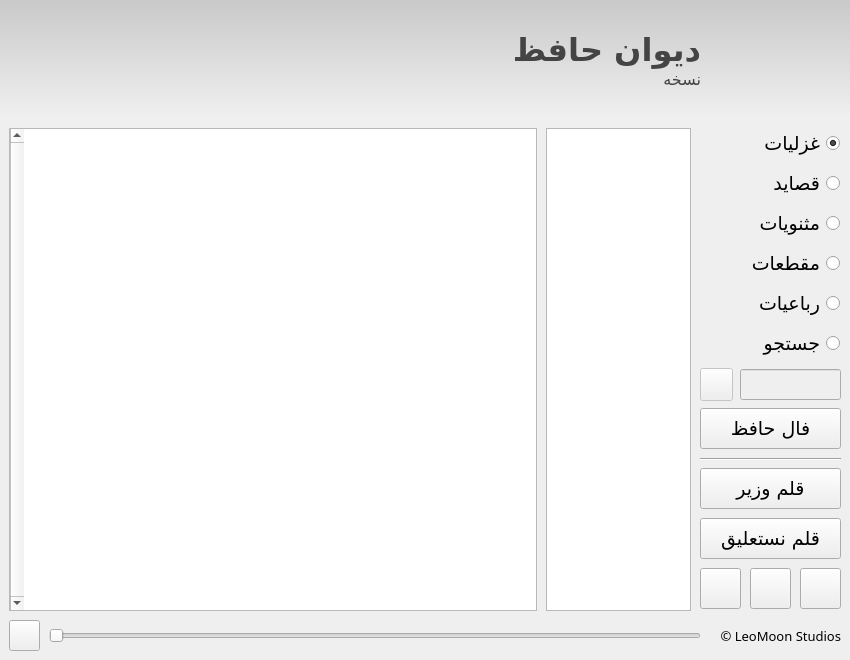
<?xml version="1.0" encoding="UTF-8"?>
<ui version="4.0">
 <class>main</class>
 <widget class="QMainWindow" name="main">
  <property name="geometry">
   <rect>
    <x>0</x>
    <y>0</y>
    <width>850</width>
    <height>660</height>
   </rect>
  </property>
  <property name="minimumSize">
   <size>
    <width>850</width>
    <height>660</height>
   </size>
  </property>
  <property name="windowTitle">
   <string>MainWindow</string>
  </property>
  <property name="windowIcon">
   <iconset resource="resources.qrc">
    <normaloff>:/res/icons/main.svg</normaloff>:/res/icons/main.svg</iconset>
  </property>
  <property name="layoutDirection">
   <enum>Qt::RightToLeft</enum>
  </property>
  <property name="styleSheet">
   <string notr="true">QFrame#banner {background-color: qlineargradient(x1:0 y1:0, x2:0 y2:1, stop:0 #c9c9c9, stop:1 #F0F0F0); border-radius: 0px;}
QLabel#titleLbl {color: rgb(68,68,68);}
QLabel#verLbl {color: rgb(68,68,68);}</string>
  </property>
  <widget class="QWidget" name="centralwidget">
   <layout class="QVBoxLayout" name="verticalLayout_3">
    <property name="spacing">
     <number>0</number>
    </property>
    <property name="leftMargin">
     <number>0</number>
    </property>
    <property name="topMargin">
     <number>0</number>
    </property>
    <property name="rightMargin">
     <number>0</number>
    </property>
    <property name="bottomMargin">
     <number>0</number>
    </property>
    <item>
     <widget class="QFrame" name="banner">
      <property name="minimumSize">
       <size>
        <width>0</width>
        <height>119</height>
       </size>
      </property>
      <property name="maximumSize">
       <size>
        <width>16777215</width>
        <height>119</height>
       </size>
      </property>
      <property name="sizeIncrement">
       <size>
        <width>0</width>
        <height>0</height>
       </size>
      </property>
      <property name="frameShape">
       <enum>QFrame::NoFrame</enum>
      </property>
      <property name="frameShadow">
       <enum>QFrame::Raised</enum>
      </property>
      <layout class="QHBoxLayout" name="horizontalLayout_2">
       <property name="spacing">
        <number>0</number>
       </property>
       <property name="leftMargin">
        <number>0</number>
       </property>
       <property name="topMargin">
        <number>9</number>
       </property>
       <property name="rightMargin">
        <number>0</number>
       </property>
       <property name="bottomMargin">
        <number>9</number>
       </property>
       <item>
        <spacer name="horizontalSpacer_2">
         <property name="orientation">
          <enum>Qt::Horizontal</enum>
         </property>
         <property name="sizeType">
          <enum>QSizePolicy::Fixed</enum>
         </property>
         <property name="sizeHint" stdset="0">
          <size>
           <width>24</width>
           <height>20</height>
          </size>
         </property>
        </spacer>
       </item>
       <item>
        <widget class="QLabel" name="logoLbl">
         <property name="minimumSize">
          <size>
           <width>101</width>
           <height>101</height>
          </size>
         </property>
         <property name="maximumSize">
          <size>
           <width>101</width>
           <height>101</height>
          </size>
         </property>
         <property name="text">
          <string/>
         </property>
         <property name="pixmap">
          <pixmap resource="resources.qrc">:/res/icons/main.svg</pixmap>
         </property>
         <property name="scaledContents">
          <bool>true</bool>
         </property>
        </widget>
       </item>
       <item>
        <spacer name="horizontalSpacer">
         <property name="orientation">
          <enum>Qt::Horizontal</enum>
         </property>
         <property name="sizeType">
          <enum>QSizePolicy::Fixed</enum>
         </property>
         <property name="sizeHint" stdset="0">
          <size>
           <width>24</width>
           <height>20</height>
          </size>
         </property>
        </spacer>
       </item>
       <item>
        <layout class="QVBoxLayout" name="verticalLayout">
         <property name="spacing">
          <number>0</number>
         </property>
         <property name="rightMargin">
          <number>0</number>
         </property>
         <item>
          <spacer name="verticalSpacer_2">
           <property name="orientation">
            <enum>Qt::Vertical</enum>
           </property>
           <property name="sizeHint" stdset="0">
            <size>
             <width>20</width>
             <height>40</height>
            </size>
           </property>
          </spacer>
         </item>
         <item>
          <widget class="QLabel" name="titleLbl">
           <property name="minimumSize">
            <size>
             <width>0</width>
             <height>40</height>
            </size>
           </property>
           <property name="maximumSize">
            <size>
             <width>16777215</width>
             <height>45</height>
            </size>
           </property>
           <property name="font">
            <font>
             <family>Vazir FD</family>
             <pointsize>24</pointsize>
             <weight>75</weight>
             <bold>true</bold>
            </font>
           </property>
           <property name="text">
            <string>دیوان حافظ</string>
           </property>
          </widget>
         </item>
         <item>
          <widget class="QLabel" name="verLbl">
           <property name="font">
            <font>
             <family>Vazir FD</family>
             <pointsize>12</pointsize>
            </font>
           </property>
           <property name="text">
            <string>نسخه</string>
           </property>
          </widget>
         </item>
         <item>
          <spacer name="verticalSpacer_3">
           <property name="orientation">
            <enum>Qt::Vertical</enum>
           </property>
           <property name="sizeHint" stdset="0">
            <size>
             <width>20</width>
             <height>40</height>
            </size>
           </property>
          </spacer>
         </item>
        </layout>
       </item>
      </layout>
     </widget>
    </item>
    <item>
     <layout class="QHBoxLayout" name="horizontalLayout_3">
      <property name="spacing">
       <number>9</number>
      </property>
      <property name="leftMargin">
       <number>9</number>
      </property>
      <property name="topMargin">
       <number>9</number>
      </property>
      <property name="rightMargin">
       <number>9</number>
      </property>
      <property name="bottomMargin">
       <number>9</number>
      </property>
      <item>
       <layout class="QVBoxLayout" name="verticalLayout_2">
        <property name="spacing">
         <number>0</number>
        </property>
        <item>
         <widget class="QFrame" name="frame">
          <property name="minimumSize">
           <size>
            <width>141</width>
            <height>490</height>
           </size>
          </property>
          <property name="maximumSize">
           <size>
            <width>141</width>
            <height>490</height>
           </size>
          </property>
          <property name="frameShape">
           <enum>QFrame::NoFrame</enum>
          </property>
          <property name="frameShadow">
           <enum>QFrame::Plain</enum>
          </property>
          <property name="lineWidth">
           <number>0</number>
          </property>
          <widget class="QRadioButton" name="ghazalRdo">
           <property name="geometry">
            <rect>
             <x>49</x>
             <y>0</y>
             <width>91</width>
             <height>31</height>
            </rect>
           </property>
           <property name="font">
            <font>
             <family>Vazir FD</family>
             <pointsize>14</pointsize>
            </font>
           </property>
           <property name="text">
            <string>غزلیات</string>
           </property>
           <property name="checked">
            <bool>true</bool>
           </property>
          </widget>
          <widget class="QRadioButton" name="masnaviRdo">
           <property name="geometry">
            <rect>
             <x>49</x>
             <y>80</y>
             <width>91</width>
             <height>31</height>
            </rect>
           </property>
           <property name="font">
            <font>
             <family>Vazir FD</family>
             <pointsize>14</pointsize>
            </font>
           </property>
           <property name="text">
            <string>مثنویات</string>
           </property>
          </widget>
          <widget class="QRadioButton" name="gheteRdo">
           <property name="geometry">
            <rect>
             <x>49</x>
             <y>120</y>
             <width>91</width>
             <height>31</height>
            </rect>
           </property>
           <property name="font">
            <font>
             <family>Vazir FD</family>
             <pointsize>14</pointsize>
            </font>
           </property>
           <property name="text">
            <string>مقطعات</string>
           </property>
          </widget>
          <widget class="QRadioButton" name="ghasideRdo">
           <property name="geometry">
            <rect>
             <x>49</x>
             <y>40</y>
             <width>91</width>
             <height>31</height>
            </rect>
           </property>
           <property name="font">
            <font>
             <family>Vazir FD</family>
             <pointsize>14</pointsize>
            </font>
           </property>
           <property name="text">
            <string>قصاید</string>
           </property>
          </widget>
          <widget class="QRadioButton" name="robayiRdo">
           <property name="geometry">
            <rect>
             <x>58</x>
             <y>160</y>
             <width>82</width>
             <height>31</height>
            </rect>
           </property>
           <property name="font">
            <font>
             <family>Vazir FD</family>
             <pointsize>14</pointsize>
            </font>
           </property>
           <property name="text">
            <string>رباعیات</string>
           </property>
          </widget>
          <widget class="QPushButton" name="nastalighBtn">
           <property name="geometry">
            <rect>
             <x>0</x>
             <y>390</y>
             <width>141</width>
             <height>41</height>
            </rect>
           </property>
           <property name="font">
            <font>
             <family>Vazir FD</family>
             <pointsize>14</pointsize>
            </font>
           </property>
           <property name="text">
            <string>قلم نستعلیق</string>
           </property>
          </widget>
          <widget class="QPushButton" name="vazirBtn">
           <property name="geometry">
            <rect>
             <x>0</x>
             <y>340</y>
             <width>141</width>
             <height>41</height>
            </rect>
           </property>
           <property name="font">
            <font>
             <family>Vazir FD</family>
             <pointsize>14</pointsize>
            </font>
           </property>
           <property name="text">
            <string>قلم وزیر</string>
           </property>
          </widget>
          <widget class="QPushButton" name="plusBtn">
           <property name="geometry">
            <rect>
             <x>100</x>
             <y>440</y>
             <width>41</width>
             <height>41</height>
            </rect>
           </property>
           <property name="font">
            <font>
             <family>Vazir FD</family>
             <pointsize>14</pointsize>
            </font>
           </property>
           <property name="text">
            <string/>
           </property>
           <property name="icon">
            <iconset resource="resources.qrc">
             <normaloff>:/res/icons/plus.svg</normaloff>:/res/icons/plus.svg</iconset>
           </property>
           <property name="iconSize">
            <size>
             <width>20</width>
             <height>20</height>
            </size>
           </property>
          </widget>
          <widget class="QPushButton" name="minusBtn">
           <property name="geometry">
            <rect>
             <x>0</x>
             <y>440</y>
             <width>41</width>
             <height>41</height>
            </rect>
           </property>
           <property name="font">
            <font>
             <family>Vazir FD</family>
             <pointsize>14</pointsize>
            </font>
           </property>
           <property name="text">
            <string/>
           </property>
           <property name="icon">
            <iconset resource="resources.qrc">
             <normaloff>:/res/icons/minus.svg</normaloff>:/res/icons/minus.svg</iconset>
           </property>
           <property name="iconSize">
            <size>
             <width>20</width>
             <height>20</height>
            </size>
           </property>
          </widget>
          <widget class="QRadioButton" name="searchRdo">
           <property name="geometry">
            <rect>
             <x>58</x>
             <y>200</y>
             <width>82</width>
             <height>31</height>
            </rect>
           </property>
           <property name="font">
            <font>
             <family>Vazir FD</family>
             <pointsize>14</pointsize>
            </font>
           </property>
           <property name="text">
            <string>جستجو</string>
           </property>
          </widget>
          <widget class="QLineEdit" name="searchInp">
           <property name="enabled">
            <bool>false</bool>
           </property>
           <property name="geometry">
            <rect>
             <x>40</x>
             <y>241</y>
             <width>101</width>
             <height>31</height>
            </rect>
           </property>
           <property name="font">
            <font>
             <family>Vazir FD</family>
             <pointsize>14</pointsize>
            </font>
           </property>
          </widget>
          <widget class="QPushButton" name="searchBtn">
           <property name="enabled">
            <bool>false</bool>
           </property>
           <property name="geometry">
            <rect>
             <x>0</x>
             <y>240</y>
             <width>33</width>
             <height>33</height>
            </rect>
           </property>
           <property name="font">
            <font>
             <family>Vazir FD</family>
             <pointsize>12</pointsize>
            </font>
           </property>
           <property name="text">
            <string/>
           </property>
           <property name="icon">
            <iconset resource="resources.qrc">
             <normaloff>:/res/icons/search.svg</normaloff>:/res/icons/search.svg</iconset>
           </property>
           <property name="iconSize">
            <size>
             <width>20</width>
             <height>16</height>
            </size>
           </property>
          </widget>
          <widget class="QPushButton" name="printBtn">
           <property name="geometry">
            <rect>
             <x>50</x>
             <y>440</y>
             <width>41</width>
             <height>41</height>
            </rect>
           </property>
           <property name="font">
            <font>
             <family>Vazir FD</family>
             <pointsize>14</pointsize>
            </font>
           </property>
           <property name="text">
            <string/>
           </property>
           <property name="icon">
            <iconset resource="resources.qrc">
             <normaloff>:/res/icons/print.svg</normaloff>:/res/icons/print.svg</iconset>
           </property>
           <property name="iconSize">
            <size>
             <width>25</width>
             <height>25</height>
            </size>
           </property>
          </widget>
          <widget class="Line" name="line">
           <property name="geometry">
            <rect>
             <x>0</x>
             <y>323</y>
             <width>141</width>
             <height>16</height>
            </rect>
           </property>
           <property name="orientation">
            <enum>Qt::Horizontal</enum>
           </property>
          </widget>
          <widget class="QPushButton" name="randomBtn">
           <property name="geometry">
            <rect>
             <x>0</x>
             <y>280</y>
             <width>141</width>
             <height>41</height>
            </rect>
           </property>
           <property name="font">
            <font>
             <family>Vazir FD</family>
             <pointsize>14</pointsize>
            </font>
           </property>
           <property name="text">
            <string>فال حافظ</string>
           </property>
          </widget>
         </widget>
        </item>
        <item>
         <spacer name="verticalSpacer">
          <property name="orientation">
           <enum>Qt::Vertical</enum>
          </property>
          <property name="sizeHint" stdset="0">
           <size>
            <width>20</width>
            <height>40</height>
           </size>
          </property>
         </spacer>
        </item>
       </layout>
      </item>
      <item>
       <widget class="QListWidget" name="listLst">
        <property name="minimumSize">
         <size>
          <width>145</width>
          <height>0</height>
         </size>
        </property>
        <property name="maximumSize">
         <size>
          <width>145</width>
          <height>16777215</height>
         </size>
        </property>
        <property name="font">
         <font>
          <family>Vazir FD</family>
          <pointsize>12</pointsize>
         </font>
        </property>
       </widget>
      </item>
      <item>
       <widget class="QTextEdit" name="textEdit">
        <property name="minimumSize">
         <size>
          <width>0</width>
          <height>0</height>
         </size>
        </property>
        <property name="font">
         <font>
          <family>Vazir</family>
         </font>
        </property>
        <property name="acceptDrops">
         <bool>false</bool>
        </property>
        <property name="verticalScrollBarPolicy">
         <enum>Qt::ScrollBarAlwaysOn</enum>
        </property>
        <property name="undoRedoEnabled">
         <bool>false</bool>
        </property>
        <property name="lineWrapMode">
         <enum>QTextEdit::NoWrap</enum>
        </property>
        <property name="readOnly">
         <bool>true</bool>
        </property>
        <property name="html">
         <string>&lt;!DOCTYPE HTML PUBLIC &quot;-//W3C//DTD HTML 4.0//EN&quot; &quot;http://www.w3.org/TR/REC-html40/strict.dtd&quot;&gt;
&lt;html&gt;&lt;head&gt;&lt;meta name=&quot;qrichtext&quot; content=&quot;1&quot; /&gt;&lt;style type=&quot;text/css&quot;&gt;
p, li { white-space: pre-wrap; }
&lt;/style&gt;&lt;/head&gt;&lt;body style=&quot; font-family:'Vazir'; font-size:8.25pt; font-weight:400; font-style:normal;&quot;&gt;
&lt;p align=&quot;center&quot; style=&quot;-qt-paragraph-type:empty; margin-top:0px; margin-bottom:0px; margin-left:0px; margin-right:0px; -qt-block-indent:0; text-indent:0px;&quot;&gt;&lt;br /&gt;&lt;/p&gt;&lt;/body&gt;&lt;/html&gt;</string>
        </property>
        <property name="acceptRichText">
         <bool>false</bool>
        </property>
       </widget>
      </item>
     </layout>
    </item>
    <item>
     <layout class="QHBoxLayout" name="horizontalLayout">
      <property name="spacing">
       <number>9</number>
      </property>
      <property name="leftMargin">
       <number>9</number>
      </property>
      <property name="topMargin">
       <number>0</number>
      </property>
      <property name="rightMargin">
       <number>9</number>
      </property>
      <property name="bottomMargin">
       <number>9</number>
      </property>
      <item>
       <widget class="QLabel" name="copyLbl">
        <property name="minimumSize">
         <size>
          <width>131</width>
          <height>31</height>
         </size>
        </property>
        <property name="maximumSize">
         <size>
          <width>131</width>
          <height>31</height>
         </size>
        </property>
        <property name="font">
         <font>
          <family>Vazir FD</family>
          <pointsize>10</pointsize>
         </font>
        </property>
        <property name="text">
         <string>© LeoMoon Studios</string>
        </property>
        <property name="alignment">
         <set>Qt::AlignRight|Qt::AlignTrailing|Qt::AlignVCenter</set>
        </property>
       </widget>
      </item>
      <item>
       <widget class="QFrame" name="horizontalFrame_2">
        <property name="minimumSize">
         <size>
          <width>459</width>
          <height>0</height>
         </size>
        </property>
        <property name="maximumSize">
         <size>
          <width>16777215</width>
          <height>16777215</height>
         </size>
        </property>
        <layout class="QHBoxLayout" name="horizontalLayout_4">
         <property name="spacing">
          <number>9</number>
         </property>
         <property name="leftMargin">
          <number>0</number>
         </property>
         <property name="topMargin">
          <number>0</number>
         </property>
         <property name="rightMargin">
          <number>0</number>
         </property>
         <property name="bottomMargin">
          <number>0</number>
         </property>
         <item>
          <widget class="QSlider" name="slider">
           <property name="orientation">
            <enum>Qt::Horizontal</enum>
           </property>
           <property name="invertedAppearance">
            <bool>true</bool>
           </property>
          </widget>
         </item>
         <item>
          <widget class="QPushButton" name="playBtn">
           <property name="minimumSize">
            <size>
             <width>31</width>
             <height>31</height>
            </size>
           </property>
           <property name="maximumSize">
            <size>
             <width>31</width>
             <height>31</height>
            </size>
           </property>
           <property name="text">
            <string/>
           </property>
           <property name="icon">
            <iconset resource="resources.qrc">
             <normaloff>:/res/icons/play.svg</normaloff>:/res/icons/play.svg</iconset>
           </property>
           <property name="iconSize">
            <size>
             <width>16</width>
             <height>16</height>
            </size>
           </property>
           <property name="flat">
            <bool>false</bool>
           </property>
          </widget>
         </item>
        </layout>
       </widget>
      </item>
     </layout>
    </item>
   </layout>
  </widget>
 </widget>
 <tabstops>
  <tabstop>ghazalRdo</tabstop>
  <tabstop>ghasideRdo</tabstop>
  <tabstop>masnaviRdo</tabstop>
  <tabstop>gheteRdo</tabstop>
  <tabstop>robayiRdo</tabstop>
  <tabstop>searchRdo</tabstop>
  <tabstop>searchInp</tabstop>
  <tabstop>searchBtn</tabstop>
  <tabstop>vazirBtn</tabstop>
  <tabstop>nastalighBtn</tabstop>
  <tabstop>plusBtn</tabstop>
  <tabstop>minusBtn</tabstop>
  <tabstop>printBtn</tabstop>
  <tabstop>listLst</tabstop>
  <tabstop>textEdit</tabstop>
  <tabstop>playBtn</tabstop>
  <tabstop>slider</tabstop>
 </tabstops>
 <resources>
  <include location="resources.qrc"/>
 </resources>
 <connections/>
</ui>
